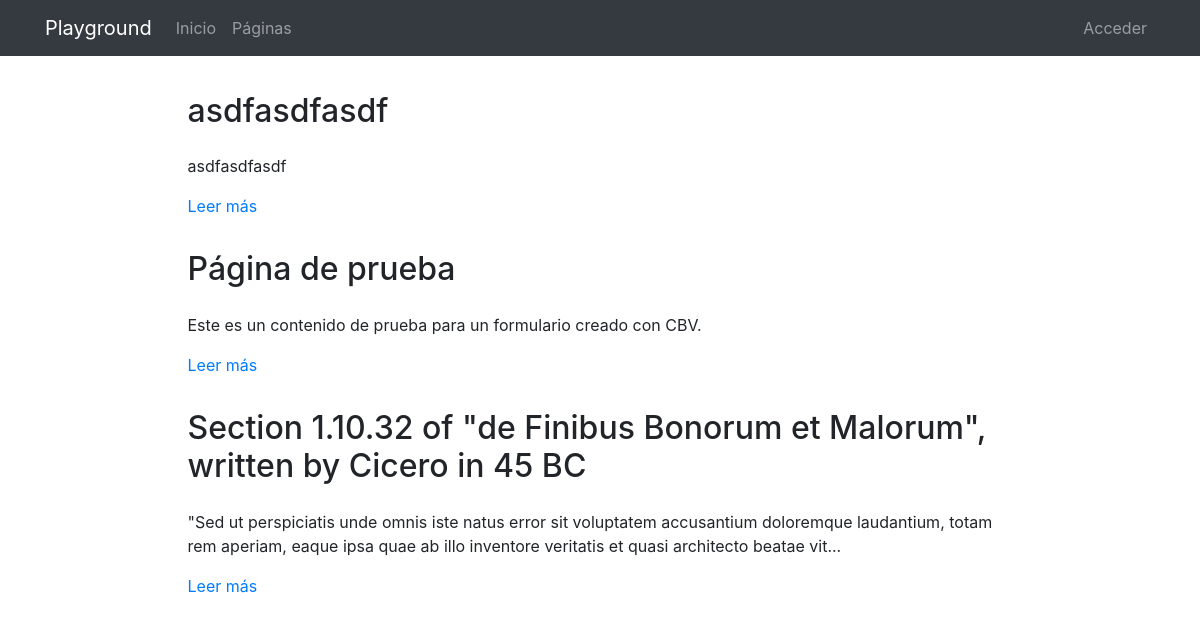
The page /pages/ on the database its author committed.
### pages/models.py (models this page shows, shortened)
class Page(models.Model):
    title = models.CharField(verbose_name="Título", max_length=200)
    content = RichTextField(verbose_name="Contenido")
    order = models.SmallIntegerField(verbose_name="Orden", default=0)
    created = models.DateTimeField(auto_now_add=True, verbose_name="Fecha de creación")
    updated = models.DateTimeField(auto_now=True, verbose_name="Fecha de edición")
    class Meta:
        verbose_name = "página"
        verbose_name_plural = "páginas"
        ordering = ['order', 'title']

### pages/views.py (the view)
# urls.py: path('', PageListView.as_view(), name='pages'),
class PageListView(ListView):
    model = Page

### pages/templates/pages/page_list.html (shortened to what this page needs)
{% extends 'core/base.html' %}
{% load static %}
{% block content %}
{% include 'pages/includes/pages_menu.html' %}
<main role="main">
  <div class="container mb-4">
    {% for page in page_list|dictsort:"id" reversed %}
      <div class="row mt-3">
        <div class="col-md-9 mx-auto">
          <h2 class="mb-4">{{page.title}}</h2>
          <div>
            <p>{{page.content|striptags|safe|truncatechars:"200"}}</p>
            <p><a href="{% url 'pages:page' page.id page.title|slugify %}">Leer más</a>
            </p>
          </div>
        </div>
      </div>
    {% endfor %}
  </div>
</main>
{% endblock %}

### core/static/core/css/main.css (style rules this page uses)
main { padding-top: 20px; }
:root { --jumbotron-padding-y: 3rem; }

### rows shown on the page
Page: title "asdfasdfasdf", content "asdfasdfasdf"
Page: title "Página de prueba", content "Este es un contenido de prueba para un formulario creado con CBV."
Page: title "Section 1.10.32 of \"de Finibus Bonorum et Malorum\", written by Cicero in 45 BC", content "\"Sed ut perspiciatis unde omnis iste natus error sit voluptatem accusantium doloremque laudantium, totam rem aperiam, eaque ipsa quae ab illo inventore veritatis et quasi architecto beatae vit..."
